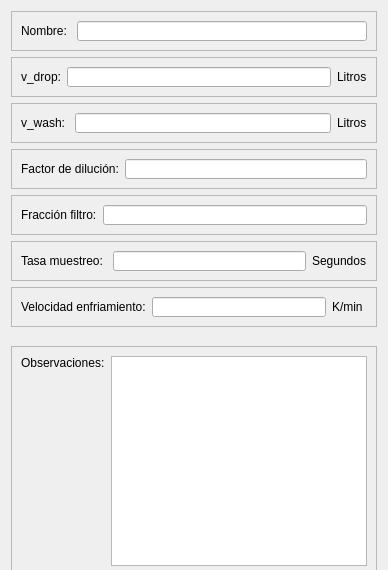
            <widget class="QWidget" name="tab_6">
             <attribute name="title">
              <string>Experimento</string>
             </attribute>
             <layout class="QVBoxLayout" name="verticalLayout_10">
              <item>
               <widget class="QFrame" name="frame_30">
                <property name="minimumSize">
                 <size>
                  <width>0</width>
                  <height>0</height>
                 </size>
                </property>
                <property name="maximumSize">
                 <size>
                  <width>16777215</width>
                  <height>40</height>
                 </size>
                </property>
                <property name="frameShape">
                 <enum>QFrame::StyledPanel</enum>
                </property>
                <property name="frameShadow">
                 <enum>QFrame::Raised</enum>
                </property>
                <layout class="QHBoxLayout" name="horizontalLayout_41">
                 <item>
                  <widget class="QLabel" name="label_27">
                   <property name="text">
                    <string>Nombre: </string>
                   </property>
                  </widget>
                 </item>
                 <item>
                  <widget class="QLineEdit" name="txtNombreExperimento"/>
                 </item>
                </layout>
               </widget>
              </item>
              <item>
               <widget class="QFrame" name="frame_34">
                <property name="minimumSize">
                 <size>
                  <width>0</width>
                  <height>0</height>
                 </size>
                </property>
                <property name="maximumSize">
                 <size>
                  <width>16777215</width>
                  <height>40</height>
                 </size>
                </property>
                <property name="frameShape">
                 <enum>QFrame::StyledPanel</enum>
                </property>
                <property name="frameShadow">
                 <enum>QFrame::Raised</enum>
                </property>
                <layout class="QHBoxLayout" name="horizontalLayout_46">
                 <item>
                  <widget class="QLabel" name="label_39">
                   <property name="text">
                    <string>v_drop:</string>
                   </property>
                  </widget>
                 </item>
                 <item>
                  <widget class="QLineEdit" name="txtVDrop"/>
                 </item>
                 <item>
                  <widget class="QLabel" name="label_40">
                   <property name="minimumSize">
                    <size>
                     <width>30</width>
                     <height>0</height>
                    </size>
                   </property>
                   <property name="maximumSize">
                    <size>
                     <width>10</width>
                     <height>16777215</height>
                    </size>
                   </property>
                   <property name="text">
                    <string>Litros</string>
                   </property>
                  </widget>
                 </item>
                </layout>
               </widget>
              </item>
              <item>
               <widget class="QFrame" name="frame_32">
                <property name="minimumSize">
                 <size>
                  <width>0</width>
                  <height>0</height>
                 </size>
                </property>
                <property name="maximumSize">
                 <size>
                  <width>16777215</width>
                  <height>40</height>
                 </size>
                </property>
                <property name="frameShape">
                 <enum>QFrame::StyledPanel</enum>
                </property>
                <property name="frameShadow">
                 <enum>QFrame::Raised</enum>
                </property>
                <layout class="QHBoxLayout" name="horizontalLayout_44">
                 <item>
                  <widget class="QLabel" name="label_29">
                   <property name="text">
                    <string>v_wash: </string>
                   </property>
                  </widget>
                 </item>
                 <item>
                  <widget class="QLineEdit" name="txtVWash"/>
                 </item>
                 <item>
                  <widget class="QLabel" name="label_41">
                   <property name="minimumSize">
                    <size>
                     <width>30</width>
                     <height>0</height>
                    </size>
                   </property>
                   <property name="maximumSize">
                    <size>
                     <width>10</width>
                     <height>16777215</height>
                    </size>
                   </property>
                   <property name="text">
                    <string>Litros</string>
                   </property>
                  </widget>
                 </item>
                </layout>
               </widget>
              </item>
              <item>
               <widget class="QFrame" name="frame_31">
                <property name="minimumSize">
                 <size>
                  <width>0</width>
                  <height>0</height>
                 </size>
                </property>
                <property name="maximumSize">
                 <size>
                  <width>16777215</width>
                  <height>40</height>
                 </size>
                </property>
                <property name="frameShape">
                 <enum>QFrame::StyledPanel</enum>
                </property>
                <property name="frameShadow">
                 <enum>QFrame::Raised</enum>
                </property>
                <layout class="QHBoxLayout" name="horizontalLayout_43">
                 <item>
                  <widget class="QLabel" name="label_31">
                   <property name="text">
                    <string>Factor de dilución:</string>
                   </property>
                  </widget>
                 </item>
                 <item>
                  <widget class="QLineEdit" name="txtFactorDiluc"/>
                 </item>
                </layout>
               </widget>
              </item>
              <item>
               <widget class="QFrame" name="frame_33">
                <property name="minimumSize">
                 <size>
                  <width>0</width>
                  <height>0</height>
                 </size>
                </property>
                <property name="maximumSize">
                 <size>
                  <width>16777215</width>
                  <height>40</height>
                 </size>
                </property>
                <property name="frameShape">
                 <enum>QFrame::StyledPanel</enum>
                </property>
                <property name="frameShadow">
                 <enum>QFrame::Raised</enum>
                </property>
                <layout class="QHBoxLayout" name="horizontalLayout_45">
                 <item>
                  <widget class="QLabel" name="label_35">
                   <property name="text">
                    <string>Fracción filtro:</string>
                   </property>
                  </widget>
                 </item>
                 <item>
                  <widget class="QLineEdit" name="txtFraccFiltro"/>
                 </item>
                </layout>
               </widget>
              </item>
              <item>
               <widget class="QFrame" name="frame_36">
                <property name="minimumSize">
                 <size>
                  <width>0</width>
                  <height>0</height>
                 </size>
                </property>
                <property name="maximumSize">
                 <size>
                  <width>16777215</width>
                  <height>40</height>
                 </size>
                </property>
                <property name="frameShape">
                 <enum>QFrame::StyledPanel</enum>
                </property>
                <property name="frameShadow">
                 <enum>QFrame::Raised</enum>
                </property>
                <layout class="QHBoxLayout" name="horizontalLayout_48">
                 <item>
                  <widget class="QLabel" name="label_37">
                   <property name="text">
                    <string>Tasa muestreo: </string>
                   </property>
                  </widget>
                 </item>
                 <item>
                  <widget class="QLineEdit" name="txtTasaMuestreo"/>
                 </item>
                 <item>
                  <widget class="QLabel" name="label_43">
                   <property name="minimumSize">
                    <size>
                     <width>55</width>
                     <height>0</height>
                    </size>
                   </property>
                   <property name="maximumSize">
                    <size>
                     <width>10</width>
                     <height>16777215</height>
                    </size>
                   </property>
                   <property name="text">
                    <string>Segundos</string>
                   </property>
                  </widget>
                 </item>
                </layout>
               </widget>
              </item>
              <item>
               <widget class="QFrame" name="frame_37">
                <property name="minimumSize">
                 <size>
                  <width>0</width>
                  <height>0</height>
                 </size>
                </property>
                <property name="maximumSize">
                 <size>
                  <width>16777215</width>
                  <height>40</height>
                 </size>
                </property>
                <property name="frameShape">
                 <enum>QFrame::StyledPanel</enum>
                </property>
                <property name="frameShadow">
                 <enum>QFrame::Raised</enum>
                </property>
                <layout class="QHBoxLayout" name="horizontalLayout_49">
                 <item>
                  <widget class="QLabel" name="label_42">
                   <property name="text">
                    <string>Velocidad enfriamiento:</string>
                   </property>
                  </widget>
                 </item>
                 <item>
                  <widget class="QLineEdit" name="txtVelEnfriamiento"/>
                 </item>
                 <item>
                  <widget class="QLabel" name="label_44">
                   <property name="minimumSize">
                    <size>
                     <width>35</width>
                     <height>0</height>
                    </size>
                   </property>
                   <property name="maximumSize">
                    <size>
                     <width>20</width>
                     <height>16777215</height>
                    </size>
                   </property>
                   <property name="text">
                    <string>K/min</string>
                   </property>
                  </widget>
                 </item>
                </layout>
               </widget>
              </item>
              <item>
               <widget class="QFrame" name="frame_35">
                <property name="minimumSize">
                 <size>
                  <width>0</width>
                  <height>226</height>
                 </size>
                </property>
                <property name="maximumSize">
                 <size>
                  <width>16777215</width>
                  <height>200</height>
                 </size>
                </property>
                <property name="frameShape">
                 <enum>QFrame::StyledPanel</enum>
                </property>
                <property name="frameShadow">
                 <enum>QFrame::Raised</enum>
                </property>
                <layout class="QHBoxLayout" name="horizontalLayout_47">
                 <property name="topMargin">
                  <number>9</number>
                 </property>
                 <item alignment="Qt::AlignTop">
                  <widget class="QLabel" name="label_45">
                   <property name="text">
                    <string>Observaciones:</string>
                   </property>
                  </widget>
                 </item>
                 <item>
                  <widget class="QPlainTextEdit" name="txtObservExperimento">
                   <property name="minimumSize">
                    <size>
                     <width>0</width>
                     <height>210</height>
                    </size>
                   </property>
                  </widget>
                 </item>
                </layout>
               </widget>
              </item>
             </layout>
            </widget>
